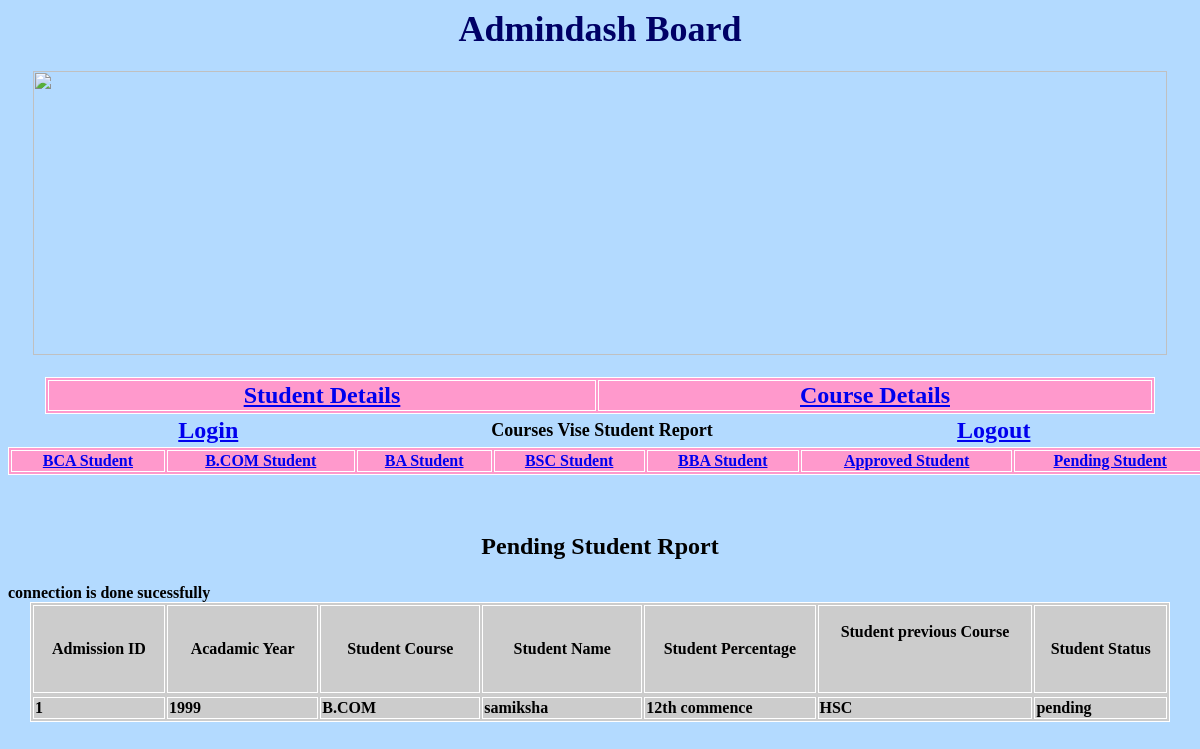
Screenshot of /pendingreport.php with the database file from the repository.
### tables this page shows
CREATE TABLE `addmission` (
  `admid` int(11) NOT NULL,
  `acadamic` text NOT NULL,
  `course` text NOT NULL,
  `name` text NOT NULL,
  `fname` text NOT NULL,
  `surname` text NOT NULL,
  `mno` text NOT NULL,
  `cast` text NOT NULL,
  `religion` text NOT NULL,
  `category` text NOT NULL,
  `nationality` text NOT NULL,
  `collagea` text NOT NULL,
  `mothert` text NOT NULL,
  `placebirth` text NOT NULL,
  `datebirth` text NOT NULL,
  `bankpassbook` text NOT NULL,
  `bankname` text NOT NULL,
  `branch` text NOT NULL,
  `accountno` text NOT NULL,
  `ifscode` text NOT NULL,
  `fathern` text NOT NULL,
  `mothern` text NOT NULL,
  `annualincome` text NOT NULL,
  `foccupation` text NOT NULL,
  `moccupation` text NOT NULL,
  `fno` text NOT NULL,
  `mno1` text NOT NULL,
  `localgurdain` text NOT NULL,
  `gurdainadd` text NOT NULL,
  `gurdainrelationship` text NOT NULL,
  `gurdaino` text NOT NULL,
  `peraddress` text NOT NULL,
  `percountry` text NOT NULL,
  `perstate` text NOT NULL,
  `percity` text NOT NULL,
  `perarea` text NOT NULL,
  `perpincode` text NOT NULL,
  `address` text NOT NULL,
  `examname` text NOT NULL,
  `university` text NOT NULL,
  `institutename1` text NOT NULL,
  `month` text NOT NULL,
  `year` text NOT NULL,
  `precentage` text NOT NULL,
  `seatno` text NOT NULL,
  `marksystem` text NOT NULL,
  `prevcourse` text NOT NULL,
  `precoursename` text NOT NULL,
  `institutename` text NOT NULL,
  `university1` text NOT NULL,
  `passingmonth` text NOT NULL,
  `passingyear` text NOT NULL,
  `seatno1` text NOT NULL,
  `residance` text NOT NULL,
  `attempt` text NOT NULL,
  `marksystem1` text NOT NULL,
  `udias` text NOT NULL,
  `eligibility` text NOT NULL,
  `prnno` text NOT NULL,
  `status` text NOT NULL
);

### pendingreport.php (the view, shortened to what this page needs)
<!DOCTYPE html PUBLIC "-//W3C//DTD XHTML 1.0 Transitional//EN" "http://www.w3.org/TR/xhtml1/DTD/xhtml1-transitional.dtd">
<html xmlns="http://www.w3.org/1999/xhtml">
<head>
</head>
<body>
<div align="center"><span class="style1">Admindash Board</span></div>
<h1 align="center"><img src="../image/ad2.jpg" width="1134" height="284" /></h1>
<table width="1110" border="1" align="center" bordercolor="#FFFFFF" bgcolor="#FF99CC">
  <tr>
    <td width="544"><div align="center"><span class="style6"><a href="admindash.php">Student Details </a></span></div></td>
    <td width="550"><div align="center" class="style6"><a href="coursedetails.php">Course Details </a></div></td>
  </tr>
</table>
<table width="1142" align="center">
  <tr>
    <td width="350"><div align="center" class="style7"><a href="../user/logad.php">Login</a></div></td>
    <td width="424"><div align="center"><span class="style9">Courses Vise Student Report</span></div></td>
    <td width="346"> <div align="center" class="style7"><a href="../user/index.php">Logout </a></div></td>
  </tr>
</table>
<table width="1201" border="1" align="center" bordercolor="#FFFFFF" bgcolor="#FF99CC">
  <tr>
    <td bordercolor="#660000" bgcolor="#FF99CC"> <div align="center" class="style4"><a href="bcareport.php">BCA Student </a></div></td>
    <td bordercolor="#660000" bgcolor="#FF99CC"><div align="center" class="style4"><a href="bcomreport.php">B.COM Student</a> </div></td>
    <td bordercolor="#660000" bgcolor="#FF99CC"><div align="center" class="style4"><a href="bareport.php">BA Student </a></div></td>
    <td bordercolor="#660000" bgcolor="#FF99CC"><div align="center" class="style4"><a href="bscreport.php">BSC Student </a></div></td>
    <td bordercolor="#660000" bgcolor="#FF99CC"><div align="center" class="style4"><a href="bbareport.php">BBA Student </a></div></td>
    <td bordercolor="#660000" bgcolor="#FF99CC"><div align="center" class="style4"><a href="Approvedreport.php">Approved Student </a></div></td>
    <td bordercolor="#660000" bgcolor="#FF99CC"><div align="center" class="style4"><a href="pendingreport.php">Pending Student </a></div></td>
  </tr>
</table>
<p align="center">&nbsp;</p>
</body>
</html>
<h2><b><p align="center" class="style2">Pending Student Rport </p><b></h2>
<?php
include("../database/dbcon.php");
$sql = "SELECT acadamic,course,name,precentage,prevcourse,status FROM addmission where status='pending'";
$query= $con->query($sql);
?>
<table width="1140" border="1" align="center" bordercolor="#FFFFFF" bgcolor="#CCCCCC">
  <tr>
    <td width="129" height="36"><div align="center" class="style46">Admission ID  </div></td>
    <td width="149"><div align="center" class="style47"><span class="Estilo15 style15"><strong><span class="style15 style37"> Acadamic Year </span></strong></span></div></td>
	  <td width="158"><div align="center" class="style47"><span class="Estilo15 style15"><strong><span class="style15 style37">Student Course</span></strong></span></div></td>
    <td width="158"><div align="center" class="style47"><span class="Estilo15 style15"><strong><span class="style15 style37"> Student Name </span></strong></span></div></td>
    <td width="169"><div align="center" class="style47"><span class="Estilo15 style15"><strong><span class="style15 style37">Student Percentage </span></strong></span></div></td>
    <td width="214"><p align="center" class="style47"><strong>Student previous Course </strong></p>
    <p align="center" class="style47">&nbsp;</p></td>
    <td width="130"><div align="center" class="style47"><strong> Student Status </strong></div></td>
  </tr>
  <tr>
    <?php
		$i=0;
		while ($res = $query->fetch_assoc()) {
		    echo "<tr>";
			echo" <td >".++$i."</td>";
			echo "<td>".$res['acadamic']."</td>";
			echo "<td>".$res['course']."</td>";
			echo "<td>".$res['name']."</td>";
			echo "<td>".$res['precentage']."</td>";
			echo "<td>".$res['prevcourse']."</td>";
			echo "<td>".$res['status']."</td>";
			echo "</tr>";
		}
		?>
  </tr>
</table>
<p align="center">&nbsp;</p>
</body>
</html>

### pendingreport.php (style rules this page uses)
.style4 { color: #FFFFFF; font-weight: bold; }
body { background-color: #b3daff; }
.style6 { font-size: 24px; font-weight: bold; color: #FFFFFF; }
.style7 { font-size: 24px; font-weight: bold; }
.style9 { font-size: 18px; font-weight: bold; }

### rows the page displays
addmission: acadamic "1999", course "B.COM", name "samiksha", precentage "12th commence", prevcourse "HSC", status "pending"
